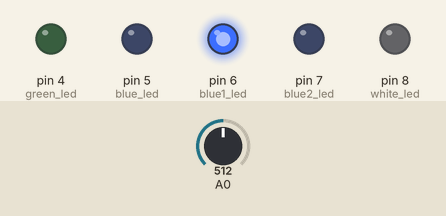
A sketch run on a simulated Arduino Uno, built with avr-gcc and run on an emulated ATmega328P. Parts: output pins drawn as LEDs (lit = HIGH). The inputs (shaded band) are chosen by the test bench; at power-on: A0 = 512.

Above: at 1.2 s.
1.3 s: A0 set to 606
2.8 s: A0 set to 621
At 3.3 s:
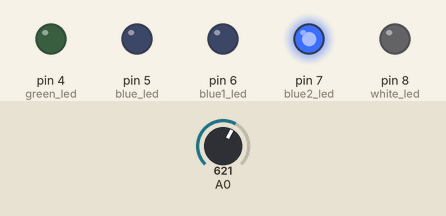
4.3 s: A0 set to 803
5.8 s: A0 set to 834
At 6.8 s:
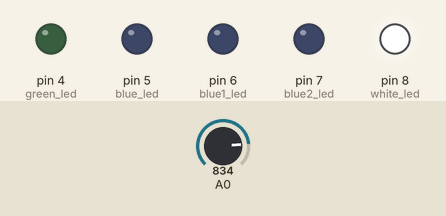
7.3 s: A0 set to 399
At 7.9 s:
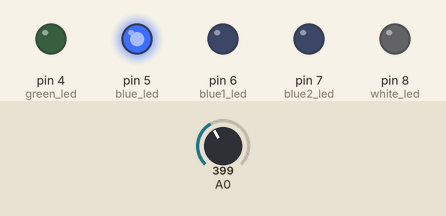
8.8 s: A0 set to 420
At 9.1 s:
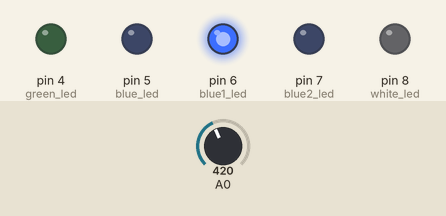
Timing chart, 0 to 11.3 s (numbered marks = the images above; inputs shaded):
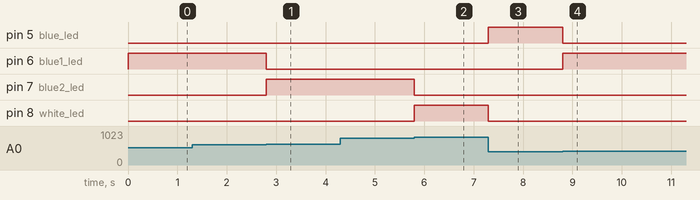

Measured:
- the behaviour switches between 613 and 614 on A0 (found by bisection; images 0 and 1)
- the behaviour switches between 818 and 819 on A0 (found by bisection; images 1 and 2)
- the behaviour switches between 409 and 410 on A0 (found by bisection; images 3 and 4)
- after the input at 1.3 s, every drawn part: stays the same
- after the input at 2.8 s, pin 6 (blue1_led): HIGH → LOW at once; pin 7 (blue2_led): LOW → HIGH at once
- after the input at 4.3 s, every drawn part: stays the same
- after the input at 5.8 s, pin 7 (blue2_led): HIGH → LOW at once; pin 8 (white_led): LOW → HIGH at once
- after the input at 7.3 s, pin 5 (blue_led): LOW → HIGH at once; pin 8 (white_led): HIGH → LOW at once
- after the input at 8.8 s, pin 5 (blue_led): HIGH → LOW at once; pin 6 (blue1_led): LOW → HIGH at once

The sketch:

sketch_mar7a.ino
```cpp
int green_led = 4;
int blue_led = 5;
int blue1_led = 6;
int blue2_led = 7;
int white_led = 8;

void setup() {
  Serial.begin(9600);
  pinMode(green_led, OUTPUT);
  pinMode(blue_led, OUTPUT);
  pinMode(blue1_led, OUTPUT);
  pinMode(blue2_led, OUTPUT);
  pinMode(white_led, OUTPUT);
}

void loop() {
  int value = analogRead(A0);
  if (value == 0) {
    digitalWrite(green_led, LOW);
    digitalWrite(blue_led, LOW);
    digitalWrite(blue1_led, LOW);
    digitalWrite(blue2_led, LOW);
    digitalWrite(white_led, LOW);
  }

  if (value > 0 && value < 204.6) {
    digitalWrite(green_led, HIGH);
    digitalWrite(blue_led, LOW);
    digitalWrite(blue1_led, LOW);
    digitalWrite(blue2_led, LOW);
    digitalWrite(white_led, LOW);
  }

  else if (value >= 204.6 && value < 409.2) {
    digitalWrite(green_led, LOW);
    digitalWrite(blue_led, HIGH);
    digitalWrite(blue1_led, LOW);
    digitalWrite(blue2_led, LOW);
    digitalWrite(white_led, LOW);
  }

  else if (value >= 409.2 && value < 613.8) {
    digitalWrite(green_led, LOW);
    digitalWrite(blue_led, LOW);
    digitalWrite(blue1_led, HIGH);
    digitalWrite(blue2_led, LOW);
    digitalWrite(white_led, LOW);
  }

  else if (value >= 613.8 && value < 818.4) {
    digitalWrite(green_led, LOW);
    digitalWrite(blue_led, LOW);
    digitalWrite(blue1_led, LOW);
    digitalWrite(blue2_led, HIGH);
    digitalWrite(white_led, LOW);
  }

  else if (value >= 818.4 && value <= 1023) {
    digitalWrite(green_led, LOW);
    digitalWrite(blue_led, LOW);
    digitalWrite(blue1_led, LOW);
    digitalWrite(blue2_led, LOW);
    digitalWrite(white_led, HIGH);
  }
}
```
